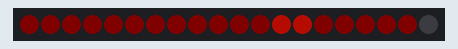
Simulated run of this sketch. Board: Arduino Uno, built with avr-gcc and run on an emulated ATmega328P. On the bench: 20 RGB LEDs in strip order, left to right. Dim RGB values are drawn brighter than linear.

Above: at 1.32 s.
At 2.99 s:
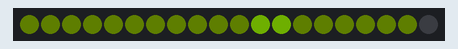
At 6.1 s:
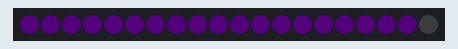
At 16.1 s:
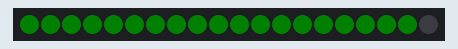
At 27.06 s:
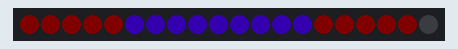
At 38.66 s:
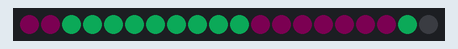

The sketch:

one_sine_demo.ino
```cpp
/* one_sine_demo

By: Andrew Tuline

Date: Oct, 2014

A demo showing the flexibility of just using a single sine wave. A little code and a lot of variables can go a long way.

*/

#define qsubd(x, b)  ((x>b)?wavebright:0)                   // Digital unsigned subtraction macro. if result <0, then => 0. Otherwise, take on fixed value.
#define qsuba(x, b)  ((x>b)?x-b:0)                          // Analog Unsigned subtraction macro. if result <0, then => 0

#include "FastLED.h"                                          // FastLED library.

#if FASTLED_VERSION < 3001000
#error "Requires FastLED 3.1 or later; check github for latest code."
#endif

// Fixed definitions cannot change on the fly.
#define LED_DT 4                                             // Data pin to connect to the strip.
#define LED_CK 3
#define COLOR_ORDER BGR                                       // It's GRB for WS2812B
#define LED_TYPE APA102                                       // What kind of strip are you using (WS2801, WS2812B or APA102)?
#define NUM_LEDS 20                                           // Number of LED's.

// Initialize changeable global variables.
uint8_t max_bright = 255;                                     // Overall brightness definition. It can be changed on the fly.

struct CRGB leds[NUM_LEDS];                                   // Initialize our LED array.

// Most of these variables can be mucked around with. Better yet, add some form of variable input or routine to change them on the fly. 1970's here I come. .

// Don't forget to update resetvar() definitions if you change these.
uint8_t wavebright = 128;                                     // You can change the brightness of the waves/bars rolling across the screen. Best to make them not as bright as the sparkles.
uint8_t thishue = 0;                                          // You can change the starting hue value for the first wave.
uint8_t thisrot = 0;                                          // You can change how quickly the hue rotates for this wave. Currently 0.
uint8_t allsat = 255;                                         // I like 'em fully saturated with colour.
bool thisdir = 0;                                             // You can change direction.
int8_t thisspeed = 4;                                         // You can change the speed, and use negative values.
uint8_t allfreq = 32;                                         // You can change the frequency, thus overall width of bars.
int thisphase = 0;                                            // Phase change value gets calculated.
uint8_t thiscutoff = 192;                                     // You can change the cutoff value to display this wave. Lower value = longer wave.
int thisdelay = 25;                                           // You can change the delay. Also you can change the allspeed variable above.
uint8_t bgclr = 0;                                            // A rotating background colour.
uint8_t bgbri = 32;                                           // Don't go below 16.
// End of resetvar() redefinitions.


void setup() {
  delay(1000);                                                // Power-up safety delay or something like that.
  Serial.begin(57600);

//  LEDS.addLeds<LED_TYPE, LED_DT, COLOR_ORDER>(leds, NUM_LEDS);        // Use this for WS2812B
  LEDS.addLeds<LED_TYPE, LED_DT, LED_CK, COLOR_ORDER>(leds, NUM_LEDS);  // Use this for WS2801 or APA102

  set_max_power_in_volts_and_milliamps(5, 500);               // FastLED Power management set at 5V, 500mA
  FastLED.setBrightness(max_bright);
} // setup()


void loop() {
  ChangeMe();                                                 // Muck those variables around.
  EVERY_N_MILLISECONDS(thisdelay) {                           // FastLED based non-blocking delay to update/display the sequence.
    one_sin();
    bgclr++;
  }
  show_at_max_brightness_for_power();
} // loop()


void ChangeMe() {
  uint8_t secondHand = (millis() / 1000) % 60;                // Increase this if you want a longer demo.
  static uint8_t lastSecond = 99;                             // Static variable, means it's only defined once. This is our 'debounce' variable.

  // You can change variables, but remember to set them back in the next demo, or they will stay as is.
  if(lastSecond != secondHand) {
    lastSecond = secondHand;
    switch (secondHand) {
      case  0: thisrot = 1; thiscutoff=252; allfreq=8; break; // Both rotating hues
      case  5: thisrot = 0; thisspeed=-4; break;              // Just 1 rotating hue
      case 10: thishue = 255; break;                          // No rotating hues, all red.
      case 15: thisrot = 1; thisspeed=2; break;               //
      case 20: allfreq = 16; break;                           // Time to make a wider bar.
      case 25: thishue=100; thiscutoff = 96; break;           // Change width of bars.
      case 30: thiscutoff = 96; thisrot = 1; break;           // Make those bars overlap, and rotate a hue
      case 35: thisspeed = 3; break;                          // Change the direction.
      case 40: thiscutoff = 128; wavebright = 64; break;      // Yet more changes
      case 45: wavebright = 128; thisspeed = 3; break;        // Now, we change speeds.
      case 50: thisspeed = -2; break;                         // Opposite directions
      case 55: break;                                         // Getting complicated, let's reset the variables.
    }
  }
} // ChangeMe()


void one_sin() {                                                                // This is the heart of this program. Sure is short.
//  if (thisdir == 0) thisphase+=thisspeed; else thisphase-=thisspeed;          // You can change direction and speed individually.
    thisphase += thisspeed;
    thishue += thisrot;                                                         // Hue rotation is fun for thiswave.
  for (int k=0; k<NUM_LEDS-1; k++) {
    int thisbright = qsubd(cubicwave8((k*allfreq)+thisphase), thiscutoff);      // qsub sets a minimum value called thiscutoff. If < thiscutoff, then bright = 0. Otherwise, bright = 128 (as defined in qsub)..
    leds[k] = CHSV(bgclr, 255, bgbri);
    leds[k] += CHSV(thishue, allsat, thisbright);                               // Assigning hues and brightness to the led array.
  }
} // one_sin()


void resetvar() {                                             // Reset the variable back to the beginning.
  wavebright = 128;                                           // You can change the brightness of the waves/bars rolling across the screen. Best to make them not as bright as the sparkles.
  thishue = 0;                                                // You can change the starting hue value for the first wave.
  thisrot = 0;                                                // You can change how quickly the hue rotates for this wave. Currently 0.
  allsat = 255;                                               // I like 'em fully saturated with colour.
  thisdir = 0;                                                // You can change direction.
  thisspeed = 4;                                              // You can change the speed, and use negative values.
  allfreq = 32;                                               // You can change the frequency, thus overall width of bars.
  thisphase = 0;                                              // Phase change value gets calculated.
  thiscutoff = 192;                                           // You can change the cutoff value to display this wave. Lower value = longer wave.
  thisdelay = 25;                                             // You can change the delay. Also you can change the allspeed variable above.
  bgbri = 16;
} // resetvar()
```
